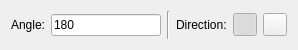
<?xml version="1.0" encoding="UTF-8"?>
<ui version="4.0">
 <class>Arc2PA</class>
 <widget class="QWidget" name="Arc2PA">
  <property name="geometry">
   <rect>
    <x>0</x>
    <y>0</y>
    <width>298</width>
    <height>50</height>
   </rect>
  </property>
  <layout class="QHBoxLayout">
   <item>
    <widget class="QLabel" name="label_2">
     <property name="text">
      <string>Angle:</string>
     </property>
    </widget>
   </item>
   <item>
    <widget class="RMathLineEdit" name="Angle">
     <property name="text">
      <string notr="true">180</string>
     </property>
     <property name="angle" stdset="0">
      <bool>true</bool>
     </property>
     <property name="defaultUnit" stdset="0">
      <number>0</number>
     </property>
    </widget>
   </item>
   <item>
    <widget class="Line" name="line">
     <property name="orientation">
      <enum>Qt::Vertical</enum>
     </property>
    </widget>
   </item>
   <item>
    <widget class="QLabel" name="label">
     <property name="text">
      <string>Direction:</string>
     </property>
    </widget>
   </item>
   <item>
    <widget class="QToolButton" name="CounterClockwise">
     <property name="toolTip">
      <string>Counter Clockwise (Positive)</string>
     </property>
     <property name="icon">
      <iconset>
       <normaloff>CounterClockwise.svg</normaloff>CounterClockwise.svg</iconset>
     </property>
     <property name="checkable">
      <bool>true</bool>
     </property>
     <property name="checked">
      <bool>true</bool>
     </property>
     <attribute name="buttonGroup">
      <string notr="true">Direction</string>
     </attribute>
    </widget>
   </item>
   <item>
    <widget class="QToolButton" name="Clockwise">
     <property name="toolTip">
      <string>Clockwise (Negative)</string>
     </property>
     <property name="icon">
      <iconset>
       <normaloff>Clockwise.svg</normaloff>Clockwise.svg</iconset>
     </property>
     <property name="checkable">
      <bool>true</bool>
     </property>
     <attribute name="buttonGroup">
      <string notr="true">Direction</string>
     </attribute>
    </widget>
   </item>
  </layout>
 </widget>
 <customwidgets>
  <customwidget>
   <class>RMathLineEdit</class>
   <extends>QLineEdit</extends>
   <header>RMathLineEdit.h</header>
  </customwidget>
 </customwidgets>
 <resources/>
 <connections/>
 <buttongroups>
  <buttongroup name="Direction"/>
 </buttongroups>
</ui>
